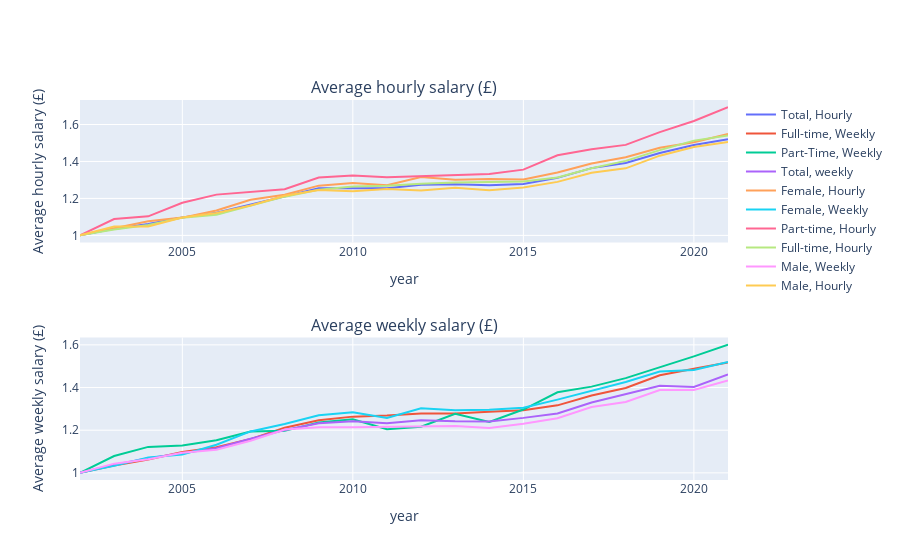

The notebook cell this image was saved under:
### Code cell
fig = make_subplots(rows=2, cols=1, subplot_titles=("Average hourly salary (£)", "Average weekly salary (£)"))

for data in data_rev:
    y_r = data["salary"]/data["salary"][0]
    if "hourly" in data.index.name.lower():
        fig = fig.add_trace(go.Scatter(name=data.index.name, x=data["year"], y=y_r), row=1, col=1)
    else:
        fig = fig.add_trace(go.Scatter(name=data.index.name, x=data["year"], y=y_r), row=2, col=1)

fig.update_xaxes(title_text="year", row=1, col=1)
fig.update_xaxes(title_text="year", row=2, col=1)
fig.update_yaxes(title_text="Average hourly salary (£)", row=1, col=1)
fig.update_yaxes(title_text="Average weekly salary (£)", row=2, col=1)

fig.show()

### Figure 1 — Plotly figure (JSON) as saved in the notebook; plotly's stock layout.template omitted (floating-point values rounded to 4 significant figures)
{"data": [{"name": "Total, Hourly", "type": "scatter", "x": [2002, 2003, 2004, 2005, 2006, 2007, 2008, 2009, 2010, 2011, 2012, 2013, 2014, 2015, 2016, 2017, 2018, 2019, 2020, 2021], "xaxis": "x", "y": [1, 1.035, 1.061, 1.096, 1.123, 1.167, 1.211, 1.255, 1.255, 1.255, 1.275, 1.276, 1.272, 1.278, 1.311, 1.364, 1.392, 1.446, 1.489, 1.52], "yaxis": "y"}, {"name": "Full-time, Weekly", "type": "scatter", "x": [2002, 2003, 2004, 2005, 2006, 2007, 2008, 2009, 2010, 2011, 2012, 2013, 2014, 2015, 2016, 2017, 2018, 2019, 2020, 2021], "xaxis": "x2", "y": [1, 1.034, 1.062, 1.098, 1.12, 1.158, 1.212, 1.247, 1.264, 1.269, 1.278, 1.278, 1.286, 1.294, 1.317, 1.363, 1.398, 1.457, 1.488, 1.518], "yaxis": "y2"}, {"name": "Part-Time, Weekly", "type": "scatter", "x": [2002, 2003, 2004, 2005, 2006, 2007, 2008, 2009, 2010, 2011, 2012, 2013, 2014, 2015, 2016, 2017, 2018, 2019, 2020, 2021], "xaxis": "x2", "y": [1, 1.079, 1.122, 1.128, 1.153, 1.194, 1.197, 1.236, 1.251, 1.204, 1.216, 1.276, 1.238, 1.297, 1.378, 1.404, 1.444, 1.494, 1.546, 1.601], "yaxis": "y2"}, {"name": "Total, weekly", "type": "scatter", "x": [2002, 2003, 2004, 2005, 2006, 2007, 2008, 2009, 2010, 2011, 2012, 2013, 2014, 2015, 2016, 2017, 2018, 2019, 2020, 2021], "xaxis": "x2", "y": [1, 1.039, 1.069, 1.091, 1.115, 1.16, 1.201, 1.233, 1.242, 1.233, 1.247, 1.242, 1.241, 1.258, 1.279, 1.33, 1.37, 1.408, 1.403, 1.461], "yaxis": "y2"}, {"name": "Female, Hourly", "type": "scatter", "x": [2002, 2003, 2004, 2005, 2006, 2007, 2008, 2009, 2010, 2011, 2012, 2013, 2014, 2015, 2016, 2017, 2018, 2019, 2020, 2021], "xaxis": "x", "y": [1, 1.038, 1.077, 1.096, 1.135, 1.192, 1.22, 1.269, 1.284, 1.271, 1.315, 1.301, 1.306, 1.302, 1.34, 1.389, 1.423, 1.474, 1.504, 1.549], "yaxis": "y"}, {"name": "Female, Weekly", "type": "scatter", "x": [2002, 2003, 2004, 2005, 2006, 2007, 2008, 2009, 2010, 2011, 2012, 2013, 2014, 2015, 2016, 2017, 2018, 2019, 2020, 2021], "xaxis": "x2", "y": [1, 1.033, 1.072, 1.086, 1.132, 1.194, 1.229, 1.27, 1.284, 1.257, 1.303, 1.293, 1.296, 1.306, 1.343, 1.384, 1.426, 1.475, 1.482, 1.52], "yaxis": "y2"}, {"name": "Part-time, Hourly", "type": "scatter", "x": [2002, 2003, 2004, 2005, 2006, 2007, 2008, 2009, 2010, 2011, 2012, 2013, 2014, 2015, 2016, 2017, 2018, 2019, 2020, 2021], "xaxis": "x", "y": [1, 1.088, 1.103, 1.176, 1.221, 1.235, 1.25, 1.313, 1.324, 1.315, 1.321, 1.328, 1.332, 1.356, 1.434, 1.466, 1.49, 1.559, 1.619, 1.694], "yaxis": "y"}, {"name": "Full-time, Hourly", "type": "scatter", "x": [2002, 2003, 2004, 2005, 2006, 2007, 2008, 2009, 2010, 2011, 2012, 2013, 2014, 2015, 2016, 2017, 2018, 2019, 2020, 2021], "xaxis": "x", "y": [1, 1.032, 1.056, 1.096, 1.112, 1.16, 1.21, 1.247, 1.265, 1.269, 1.28, 1.286, 1.289, 1.292, 1.314, 1.363, 1.403, 1.462, 1.513, 1.541], "yaxis": "y"}, {"name": "Male, Weekly", "type": "scatter", "x": [2002, 2003, 2004, 2005, 2006, 2007, 2008, 2009, 2010, 2011, 2012, 2013, 2014, 2015, 2016, 2017, 2018, 2019, 2020, 2021], "xaxis": "x2", "y": [1, 1.043, 1.064, 1.094, 1.108, 1.15, 1.203, 1.214, 1.214, 1.215, 1.22, 1.22, 1.21, 1.23, 1.256, 1.309, 1.332, 1.389, 1.389, 1.433], "yaxis": "y2"}, {"name": "Male, Hourly", "type": "scatter", "x": [2002, 2003, 2004, 2005, 2006, 2007, 2008, 2009, 2010, 2011, 2012, 2013, 2014, 2015, 2016, 2017, 2018, 2019, 2020, 2021], "xaxis": "x", "y": [1, 1.048, 1.048, 1.097, 1.121, 1.161, 1.215, 1.245, 1.239, 1.252, 1.244, 1.258, 1.244, 1.259, 1.29, 1.339, 1.363, 1.431, 1.478, 1.506], "yaxis": "y"}], "layout": {"annotations": [{"font": {"size": 16}, "showarrow": false, "text": "Average hourly salary (£)", "x": 0.5, "xanchor": "center", "xref": "paper", "y": 1, "yanchor": "bottom", "yref": "paper"}, {"font": {"size": 16}, "showarrow": false, "text": "Average weekly salary (£)", "x": 0.5, "xanchor": "center", "xref": "paper", "y": 0.375, "yanchor": "bottom", "yref": "paper"}], "xaxis": {"anchor": "y", "domain": [0, 1], "title": {"text": "year"}}, "xaxis2": {"anchor": "y2", "domain": [0, 1], "title": {"text": "year"}}, "yaxis": {"anchor": "x", "domain": [0.625, 1], "title": {"text": "Average hourly salary (£)"}}, "yaxis2": {"anchor": "x2", "domain": [0, 0.375], "title": {"text": "Average weekly salary (£)"}}}}
